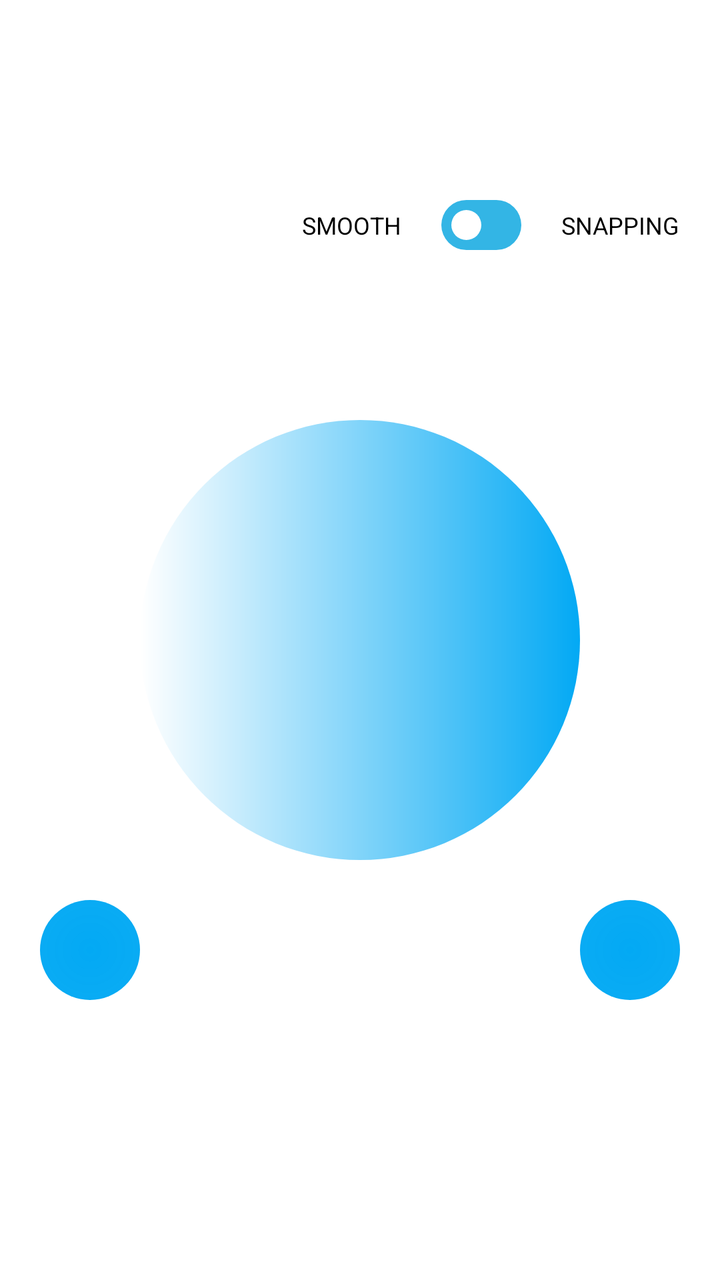
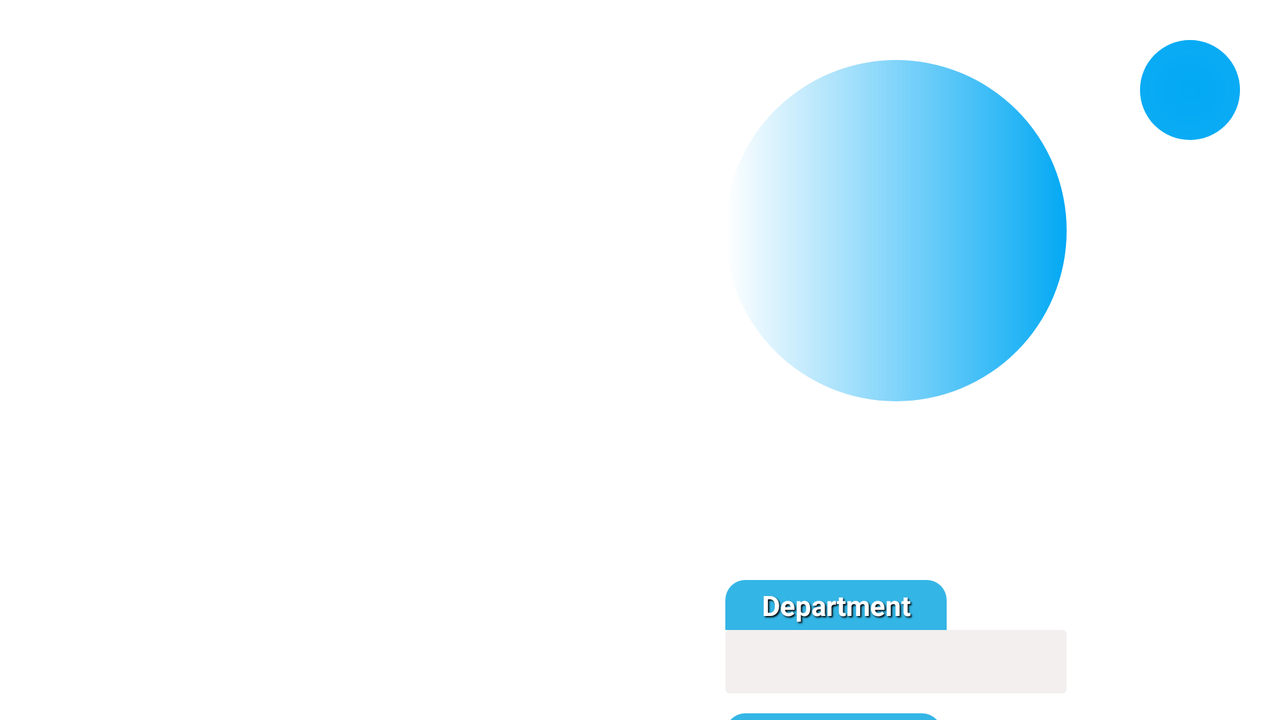

An Android layout and its configuration variant, each rendered on a device that would load it. The default file and the variant file are quoted in full after the pictures.
<!-- AndroidManifest.xml: application theme AppTheme -->
<!-- res/layout/fragment_main.xml -->
<layout xmlns:android="http://schemas.android.com/apk/res/android"
    xmlns:app="http://schemas.android.com/apk/res-auto"
    xmlns:tools="http://schemas.android.com/tools">

    <data>

        <variable
            name="viewModel"
            type="co.teltech.base.ui.main.MainFragmentViewModel" />
    </data>

    <androidx.constraintlayout.motion.widget.MotionLayout
        android:id="@+id/login_root"
        android:layout_width="match_parent"
        android:layout_height="match_parent"
        app:layoutDescription="@xml/fragment_login_scene"
        tools:ignore="contentDescription">

        <androidx.recyclerview.widget.RecyclerView
            android:id="@+id/employeeRecycler"
            android:layout_width="match_parent"
            android:layout_height="100dp"
            app:layout_constraintEnd_toEndOf="parent"
            app:layout_constraintStart_toStartOf="parent"
            app:layout_constraintTop_toTopOf="parent" />

        <ImageView
            android:id="@+id/backgroundCircleImage"
            android:layout_width="match_parent"
            android:layout_height="0dp"
            android:layout_marginStart="40dp"
            android:layout_marginEnd="40dp"
            android:background="@color/backgroundWhite"
            android:padding="10dp"
            app:layout_constraintBottom_toBottomOf="parent"
            app:layout_constraintDimensionRatio="H,1:1"
            app:layout_constraintEnd_toEndOf="parent"
            app:layout_constraintStart_toStartOf="parent"
            app:layout_constraintTop_toTopOf="parent"
            app:layout_constraintVertical_bias="0.5" />



        <ImageView
            android:id="@+id/mainImage"
            android:layout_width="0dp"
            android:layout_height="0dp"
            android:layout_marginStart="30dp"
            android:layout_marginEnd="30dp"
            android:background="@drawable/border_round_gradient"
            android:padding="10dp"
            app:layout_constraintBottom_toBottomOf="@id/backgroundCircleImage"
            app:layout_constraintDimensionRatio="H,1:1"
            app:layout_constraintEnd_toEndOf="@id/backgroundCircleImage"
            app:layout_constraintStart_toStartOf="@id/backgroundCircleImage"
            app:layout_constraintTop_toTopOf="@id/backgroundCircleImage" />

        <androidx.constraintlayout.motion.widget.MotionLayout
            android:id="@+id/toggleButtonLayout"
            android:layout_width="40dp"
            android:layout_height="25dp"
            android:layout_marginEnd="20dp"
            app:layout_constraintTop_toBottomOf="@id/employeeRecycler"
            app:layout_constraintEnd_toStartOf="@id/snappingRecyclerLabel"
            app:layoutDescription="@xml/toggle_button_motion_scene">

            <View
                android:id="@+id/backgroundView"
                android:background="@drawable/border_round_blue"
                android:layout_width="40dp"
                android:layout_height="25dp"
                app:layout_constraintTop_toTopOf="parent"
                app:layout_constraintStart_toStartOf="parent"/>

            <View
                android:id="@+id/circleView"
                android:layout_width="0dp"
                android:layout_height="0dp"
                android:background="@drawable/border_round_white_360dp"
                app:layout_constraintDimensionRatio="W,1:1"
                android:layout_margin="2dp"
                app:layout_constraintTop_toTopOf="@id/backgroundView"
                app:layout_constraintBottom_toBottomOf="@id/backgroundView"
                app:layout_constraintStart_toStartOf="@id/backgroundView"/>

        </androidx.constraintlayout.motion.widget.MotionLayout>
        <TextView
            android:id="@+id/snappingRecyclerLabel"
            android:layout_width="wrap_content"
            android:layout_height="wrap_content"
            android:text="@string/snapping"
            android:textSize="12sp"
            android:textColor="@color/textBlack"
            android:layout_marginEnd="20dp"
            app:layout_constraintTop_toTopOf="@id/toggleButtonLayout"
            app:layout_constraintBottom_toBottomOf="@id/toggleButtonLayout"
            app:layout_constraintEnd_toEndOf="parent"/>
        <TextView
            android:id="@+id/smoothRecyclerLabel"
            android:layout_width="wrap_content"
            android:layout_height="wrap_content"
            android:text="@string/smooth"
            android:textSize="12sp"
            android:textColor="@color/textBlack"
            android:layout_marginEnd="20dp"
            app:layout_constraintTop_toTopOf="@id/toggleButtonLayout"
            app:layout_constraintBottom_toBottomOf="@id/toggleButtonLayout"
            app:layout_constraintEnd_toStartOf="@id/toggleButtonLayout"/>
        <FrameLayout
            android:id="@+id/teamInfoRecyclerContainer"
            android:layout_width="0dp"
            android:layout_height="400dp"
            android:background="@drawable/border_round_blue_translucent"
            android:orientation="vertical"
            app:layout_constraintBottom_toBottomOf="parent"
            app:layout_constraintEnd_toEndOf="parent"
            app:layout_constraintStart_toStartOf="@id/guideline"
            app:layout_constraintTop_toTopOf="parent">

            <androidx.recyclerview.widget.RecyclerView
                android:id="@+id/teamInfoRecycler"
                android:layout_width="match_parent"
                android:layout_height="match_parent"
                app:layoutManager="androidx.recyclerview.widget.LinearLayoutManager" />
        </FrameLayout>

        <ImageView
            android:id="@+id/teamInfoButton"
            android:layout_width="50dp"
            android:layout_height="50dp"
            android:layout_marginTop="20dp"
            android:layout_marginEnd="20dp"
            android:background="@drawable/border_round_circle_gradient"
            android:src="@drawable/icon_arrow_left_white"
            app:layout_constraintEnd_toStartOf="@id/guideline"
            app:layout_constraintTop_toBottomOf="@id/mainImage" />

        <androidx.constraintlayout.widget.Guideline
            android:id="@+id/guideline"
            android:layout_width="wrap_content"
            android:layout_height="wrap_content"
            android:orientation="vertical"
            app:layout_constraintGuide_percent="0.6" />

        <ImageView
            android:id="@+id/settingsButton"
            android:layout_width="50dp"
            android:layout_height="50dp"
            android:layout_marginTop="20dp"
            android:layout_marginStart="20dp"
            android:padding="10dp"
            android:background="@drawable/border_round_circle_gradient"
            android:src="@drawable/icon_settings_white"
            app:layout_constraintStart_toStartOf="parent"
            app:layout_constraintTop_toBottomOf="@id/mainImage" />
    </androidx.constraintlayout.motion.widget.MotionLayout>


</layout>
<!-- resources referenced by this layout -->
<resources>
  <color name="backgroundWhite">#FFFFFF</color>
  <color name="textBlack">#000000</color>
  <!-- drawable border_round_blue (drawable) -->
  <?xml version="1.0" encoding="UTF-8"?>
  <layer-list xmlns:android="http://schemas.android.com/apk/res/android" >
  
      <item>
          <shape android:shape="rectangle">
              <solid
                  android:color="@color/blue"/>
              <corners
                  android:radius="100dp"/>
          </shape>
      </item>
  </layer-list>
  <!-- drawable border_round_blue_translucent (drawable) -->
  <?xml version="1.0" encoding="UTF-8"?>
  <layer-list xmlns:android="http://schemas.android.com/apk/res/android" >
  
      <item>
          <shape android:shape="rectangle">
              <gradient
                  android:angle="360"
                  android:endColor="#6600BCD4"
                  android:gradientRadius="360"
                  android:startColor="#FFF"
                  android:type="linear" />
              <corners
                  android:topLeftRadius="24dp"
                  android:bottomLeftRadius="24dp"/>
          </shape>
      </item>
  </layer-list>
  <!-- drawable border_round_circle_gradient (drawable) -->
  <?xml version="1.0" encoding="UTF-8"?>
  <layer-list xmlns:android="http://schemas.android.com/apk/res/android" >
  
      <item>
          <shape android:shape="oval" >
              <gradient
                  android:endColor="#6600BCD4"
                  android:gradientRadius="600dp"
                  android:startColor="#03A9F4"
                  android:type="radial" />
          </shape>
      </item>
  </layer-list>
  <!-- drawable border_round_gradient (drawable) -->
  <?xml version="1.0" encoding="UTF-8"?>
  <layer-list xmlns:android="http://schemas.android.com/apk/res/android" >
  
      <item>
          <shape android:shape="oval" >
              <gradient
                  android:angle="360"
                  android:endColor="#03A9F4"
                  android:gradientRadius="360"
                  android:startColor="#FFF"
                  android:type="linear" />
  
  
  
  
          </shape>
      </item>
  </layer-list>
  <!-- drawable border_round_white_360dp (drawable) -->
  <?xml version="1.0" encoding="UTF-8"?>
  <layer-list xmlns:android="http://schemas.android.com/apk/res/android" >
      <item>
          <shape android:shape="rectangle">
              <solid
                  android:color="@color/white"/>
              <corners
                  android:radius="360dp"/>
          </shape>
      </item>
  </layer-list>
  <string name="smooth">SMOOTH</string>
  <string name="snapping">SNAPPING</string>
  <style name="AppTheme" parent="Theme.MaterialComponents.DayNight.NoActionBar">
          
          <item name="colorPrimary">@color/colorPrimary</item>
          <item name="colorPrimaryDark">@color/colorPrimaryDark</item>
          <item name="colorAccent">@color/colorAccent</item>
          <item name="android:statusBarColor">@color/backgroundWhite</item>
          <item name="android:windowLightStatusBar">?attr/isLightTheme</item>
      </style>
  <item name="blue" type="color">#FF33B5E5</item>
  <color name="white">#FFFFFF</color>
  <color name="colorPrimary">#6200EE</color>
  <color name="colorPrimaryDark">#3700B3</color>
  <color name="colorAccent">#03DAC5</color>
</resources>
<!-- res/layout-land/fragment_main.xml (the repository's variant of the layout above) -->
<!-- drawn on the phone turned sideways -->
<layout xmlns:android="http://schemas.android.com/apk/res/android"
    xmlns:app="http://schemas.android.com/apk/res-auto"
    xmlns:tools="http://schemas.android.com/tools">

    <data>

        <variable
            name="viewModel"
            type="co.teltech.base.ui.main.MainFragmentViewModel" />
    </data>

    <androidx.constraintlayout.widget.ConstraintLayout
        android:id="@+id/login_root"
        android:layout_width="match_parent"
        android:layout_height="match_parent"
        tools:ignore="contentDescription">

         <androidx.constraintlayout.widget.Guideline
            android:id="@+id/employeeRecyclerGuideLine"
            android:layout_width="wrap_content"
            android:layout_height="wrap_content"
            android:orientation="vertical"
            app:layout_constraintGuide_percent="0.5"/>
        <androidx.constraintlayout.widget.Guideline
            android:id="@+id/detailsScrollViewGuideline"
            android:layout_width="wrap_content"
            android:layout_height="wrap_content"
            android:orientation="vertical"
            app:layout_constraintGuide_percent="0.4"/>
        <androidx.core.widget.NestedScrollView
            android:id="@+id/detailsScrollView"
            android:layout_width="0dp"
            android:layout_height="match_parent"
            app:layout_constraintStart_toStartOf="@id/detailsScrollViewGuideline"
            app:layout_constraintEnd_toEndOf="parent">
            <androidx.constraintlayout.widget.ConstraintLayout
                android:layout_width="match_parent"
                android:layout_height="match_parent">

                <androidx.constraintlayout.widget.Guideline
                    android:id="@+id/mainImageStartGuideLine"
                    android:layout_width="wrap_content"
                    android:layout_height="wrap_content"
                    android:orientation="vertical"
                    app:layout_constraintGuide_percent="0.2"/>

                <androidx.constraintlayout.widget.Guideline
                    android:id="@+id/mainImageEndGuideLine"
                    android:layout_width="wrap_content"
                    android:layout_height="wrap_content"
                    android:orientation="vertical"
                    app:layout_constraintGuide_percent="0.8"/>

                <ImageView
                    android:id="@+id/backgroundCircleImage"
                    android:layout_width="0dp"
                    android:layout_height="0dp"
                    android:background="@color/backgroundWhite"
                    android:padding="10dp"
                    app:layout_constraintDimensionRatio="W,1:1"
                    app:layout_constraintEnd_toEndOf="@id/mainImageEndGuideLine"
                    app:layout_constraintStart_toStartOf="@id/mainImageStartGuideLine"
                    app:layout_constraintTop_toTopOf="parent" />

                <ImageView
                    android:id="@+id/mainImage"
                    android:layout_width="0dp"
                    android:layout_height="0dp"
                    android:layout_marginStart="30dp"
                    android:layout_marginEnd="30dp"
                    android:background="@drawable/border_round_gradient"
                    android:padding="10dp"
                    app:layout_constraintBottom_toBottomOf="@id/backgroundCircleImage"
                    app:layout_constraintDimensionRatio="H,1:1"
                    app:layout_constraintEnd_toEndOf="@id/backgroundCircleImage"
                    app:layout_constraintStart_toStartOf="@id/backgroundCircleImage"
                    app:layout_constraintTop_toTopOf="@id/backgroundCircleImage" />
                <TextView
                    android:id="@+id/employeeName"
                    android:layout_width="0dp"
                    android:layout_height="wrap_content"
                    android:padding="5dp"
                    android:gravity="center"
                    android:layout_marginTop="30dp"
                    android:textColor="@color/textBlack"
                    android:textSize="22sp"
                    android:textStyle="bold"
                    app:layout_constraintEnd_toEndOf="@+id/mainImage"
                    app:layout_constraintStart_toStartOf="@id/mainImage"
                    app:layout_constraintTop_toBottomOf="@id/mainImage" />

                <TextView
                    android:id="@+id/departmentLabel"
                    android:layout_width="wrap_content"
                    android:layout_height="wrap_content"
                    android:layout_marginTop="20dp"
                    android:text="@string/department"
                    android:background="@drawable/border_rounded_top_corners_10dp"
                    android:gravity="end"
                    android:paddingStart="18dp"
                    android:paddingTop="3dp"
                    android:paddingEnd="18dp"
                    android:paddingBottom="3dp"
                    android:shadowColor="#000"
                    android:shadowDx="2"
                    android:shadowDy="2"
                    android:shadowRadius="1.5"
                    android:textColor="#FFF"
                    android:textSize="14sp"
                    android:textStyle="bold"
                    app:layout_constraintStart_toStartOf="@id/mainImage"
                    app:layout_constraintTop_toBottomOf="@id/employeeName" />

                <TextView
                    android:id="@+id/descriptionLabel"
                    android:layout_width="wrap_content"
                    android:layout_height="wrap_content"
                    android:layout_marginTop="10dp"
                    android:text="@string/description"
                    android:background="@drawable/border_rounded_top_corners_10dp"
                    android:gravity="end"
                    android:paddingStart="18dp"
                    android:paddingTop="3dp"
                    android:paddingEnd="18dp"
                    android:paddingBottom="3dp"
                    android:shadowColor="#000"
                    android:shadowDx="2"
                    android:shadowDy="2"
                    android:shadowRadius="1.5"
                    android:textColor="#FFF"
                    android:textSize="14sp"
                    android:textStyle="bold"
                    app:layout_constraintStart_toStartOf="@id/mainImage"
                    app:layout_constraintTop_toBottomOf="@id/employeeDepartment" />

                <TextView
                    android:id="@+id/employeeDepartment"
                    android:layout_width="0dp"
                    android:layout_height="wrap_content"
                    android:background="@drawable/border_round_white_2dp"
                    android:padding="5dp"
                    android:textColor="@color/textBlack"
                    android:textSize="16sp"
                    app:layout_constraintEnd_toEndOf="@+id/mainImage"
                    app:layout_constraintStart_toStartOf="@id/mainImage"
                    app:layout_constraintTop_toBottomOf="@id/departmentLabel" />

                <TextView
                    android:id="@+id/employeeDescription"
                    android:layout_width="0dp"
                    android:layout_height="wrap_content"
                    android:background="@drawable/border_round_white_2dp"
                    android:padding="5dp"
                    android:textColor="@color/textBlack"
                    android:textSize="16sp"
                    android:layout_marginBottom="50dp"
                    app:layout_constraintBottom_toBottomOf="parent"
                    app:layout_constraintEnd_toEndOf="@id/mainImage"
                    app:layout_constraintStart_toStartOf="@id/mainImage"
                    app:layout_constraintTop_toBottomOf="@id/descriptionLabel" />

            </androidx.constraintlayout.widget.ConstraintLayout>
        </androidx.core.widget.NestedScrollView>

        <androidx.recyclerview.widget.RecyclerView
            android:id="@+id/employeeRecycler"
            android:layout_width="0dp"
            android:layout_height="match_parent"
            android:layout_margin="10dp"
            app:layout_constraintBottom_toBottomOf="parent"
            app:layout_constraintEnd_toEndOf="@id/employeeRecyclerGuideLine"
            app:layout_constraintStart_toStartOf="parent"
            app:layout_constraintTop_toTopOf="parent" />


        <ImageView
            android:id="@+id/settingsButton"
            android:layout_width="50dp"
            android:layout_height="50dp"
            android:layout_marginTop="20dp"
            android:layout_marginEnd="20dp"
            android:padding="10dp"
            android:background="@drawable/border_round_circle_gradient"
            android:src="@drawable/icon_settings_white"
            app:layout_constraintEnd_toEndOf="parent"
            app:layout_constraintTop_toTopOf="parent" />
    </androidx.constraintlayout.widget.ConstraintLayout>


</layout>
<!-- resources referenced by the variant -->
<!-- as the phone turned sideways resolves them -->
<resources>
  <color name="backgroundWhite">#FFFFFF</color>
  <color name="textBlack">#000000</color>
  <!-- drawable border_round_circle_gradient (drawable) -->
  <?xml version="1.0" encoding="UTF-8"?>
  <layer-list xmlns:android="http://schemas.android.com/apk/res/android" >
  
      <item>
          <shape android:shape="oval" >
              <gradient
                  android:endColor="#6600BCD4"
                  android:gradientRadius="600dp"
                  android:startColor="#03A9F4"
                  android:type="radial" />
          </shape>
      </item>
  </layer-list>
  <!-- drawable border_round_gradient (drawable) -->
  <?xml version="1.0" encoding="UTF-8"?>
  <layer-list xmlns:android="http://schemas.android.com/apk/res/android" >
  
      <item>
          <shape android:shape="oval" >
              <gradient
                  android:angle="360"
                  android:endColor="#03A9F4"
                  android:gradientRadius="360"
                  android:startColor="#FFF"
                  android:type="linear" />
  
  
  
  
          </shape>
      </item>
  </layer-list>
  <!-- drawable border_round_white_2dp (drawable) -->
  <?xml version="1.0" encoding="UTF-8"?>
  <layer-list xmlns:android="http://schemas.android.com/apk/res/android" >
      <item>
          <shape android:shape="rectangle">
              <solid
                  android:color="@color/backgroundGrayWhenDarkMode"/>
              <corners
                  android:radius="2dp"/>
          </shape>
      </item>
  </layer-list>
  <!-- drawable border_rounded_top_corners_10dp (drawable) -->
  <?xml version="1.0" encoding="utf-8"?>
  <shape xmlns:android="http://schemas.android.com/apk/res/android" android:shape="rectangle" android:padding="10dp">
      <solid android:color="@color/blue"/>
      <corners
          android:topLeftRadius="10dp"
          android:topRightRadius="10dp"/>
  </shape>
  <string name="department">Department</string>
  <string name="description">Description</string>
  <style name="AppTheme" parent="Theme.MaterialComponents.DayNight.NoActionBar">
          
          <item name="colorPrimary">@color/colorPrimary</item>
          <item name="colorPrimaryDark">@color/colorPrimaryDark</item>
          <item name="colorAccent">@color/colorAccent</item>
          <item name="android:statusBarColor">@color/backgroundWhite</item>
          <item name="android:windowLightStatusBar">?attr/isLightTheme</item>
      </style>
  <color name="backgroundGrayWhenDarkMode">#F3EFEF</color>
  <item name="blue" type="color">#FF33B5E5</item>
  <color name="colorPrimary">#6200EE</color>
  <color name="colorPrimaryDark">#3700B3</color>
  <color name="colorAccent">#03DAC5</color>
</resources>
